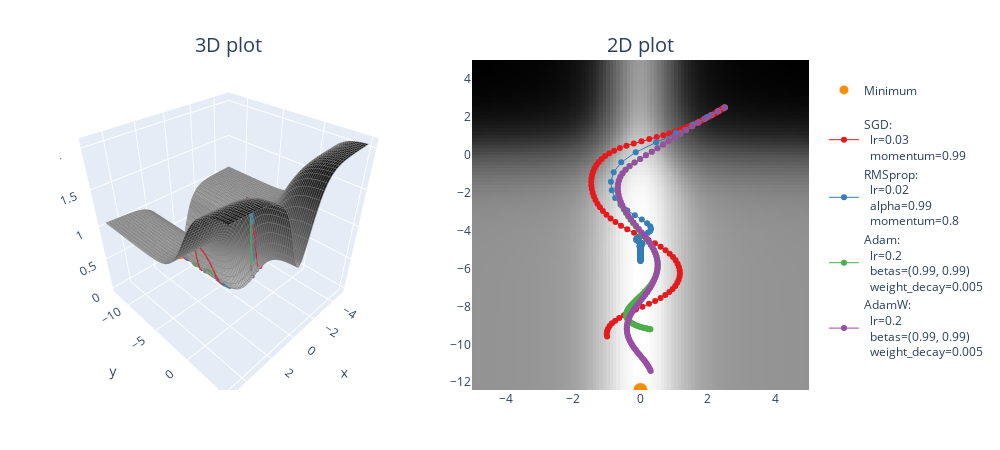

Here is the notebook cell this chart was saved with:
### Markdown cell above
### Exercise - experiment with different optimizers & params

> ```yaml
> Difficulty: 🔴🔴⚪⚪⚪
> Importance: 🔵🔵🔵⚪⚪
> 
> You should spend up to 20-30 minutes on this exercise.
> ```

We've given you a function below which works just like `opt_fn_with_sgd` from earlier, but takes in a general optimizer and hyperparameters (as a dictionary of keyword arguments like `lr` and `momentum`).

You should use this function to play around with different optimizers and hyperparameters, comparing their performance. The code below gives one example of such a comparison, run it now and see what you get:

### Code cell
def opt_fn(
    fn: Callable,
    xy: Tensor,
    optimizer_class,
    optimizer_hyperparams: dict,
    n_iters: int = 100,
) -> Tensor:
    """Optimize the a given function starting from the specified point.

    optimizer_class: one of the optimizers you've defined, either SGD, RMSprop, or Adam
    optimzer_kwargs: keyword arguments passed to your optimiser (e.g. lr and weight_decay)
    """
    assert xy.requires_grad

    optimizer = optimizer_class([xy], **optimizer_hyperparams)

    xy_list = [
        xy.detach().clone()
    ]  # so that we don't unintentionally modify past values in `xy_list`

    for i in range(n_iters):
        fn(xy[0], xy[1]).backward()
        optimizer.step()
        optimizer.zero_grad()
        xy_list.append(xy.detach().clone())

    return t.stack(xy_list)


points = []

optimizer_list = [
    (SGD, {"lr": 0.03, "momentum": 0.99}),
    (RMSprop, {"lr": 0.02, "alpha": 0.99, "momentum": 0.8}),
    (Adam, {"lr": 0.2, "betas": (0.99, 0.99), "weight_decay": 0.005}),
    (AdamW, {"lr": 0.2, "betas": (0.99, 0.99), "weight_decay": 0.005}),
]

for optimizer_class, params in optimizer_list:
    xy = t.tensor([2.5, 2.5], requires_grad=True)
    xys = opt_fn(
        pathological_curve_loss,
        xy=xy,
        optimizer_class=optimizer_class,
        optimizer_hyperparams=params,
    )
    points.append((xys, optimizer_class, params))

plot_fn_with_points(pathological_curve_loss, min_points=[(0, "y_min")], points=points)
